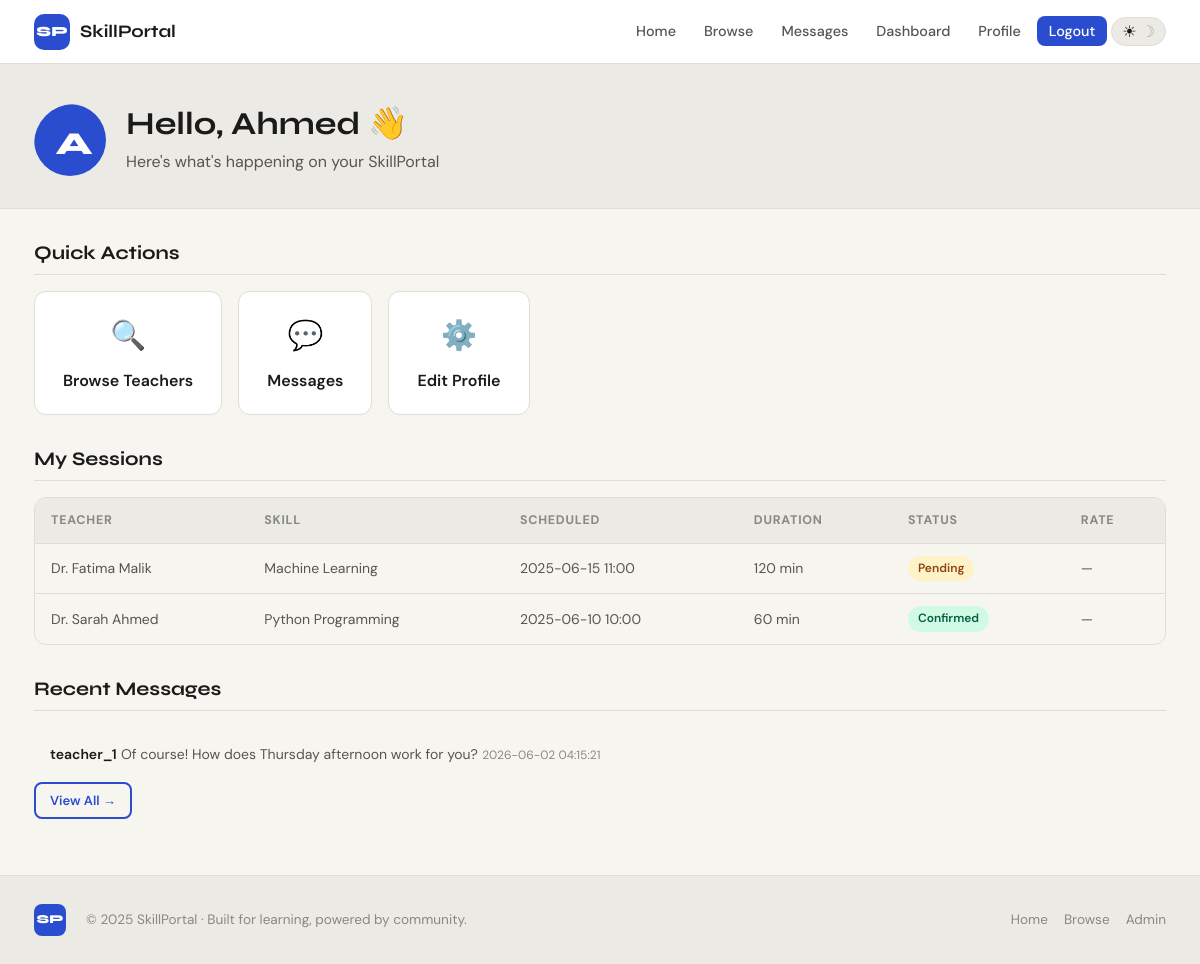
The app's page /dashboard (signed in) with its own data.
### tables this page shows
CREATE TABLE students (
    id          INTEGER PRIMARY KEY AUTOINCREMENT,
    full_name   TEXT    NOT NULL,
    email       TEXT    NOT NULL UNIQUE,
    password    TEXT    NOT NULL,
    profile_pic TEXT    DEFAULT 'default.png',
    created_at  TEXT    DEFAULT (datetime('now'))
);

CREATE TABLE teachers (
    id          INTEGER PRIMARY KEY AUTOINCREMENT,
    full_name   TEXT    NOT NULL,
    email       TEXT    NOT NULL UNIQUE,
    password    TEXT    NOT NULL,
    bio         TEXT    DEFAULT '',
    experience  INTEGER DEFAULT 0 CHECK(experience >= 0),
    hourly_rate REAL    DEFAULT 0.0 CHECK(hourly_rate >= 0),
    profile_pic TEXT    DEFAULT 'default.png',
    created_at  TEXT    DEFAULT (datetime('now'))
);

CREATE TABLE messages (
    id         INTEGER PRIMARY KEY AUTOINCREMENT,
    sender     TEXT    NOT NULL,
    receiver   TEXT    NOT NULL,
    message    TEXT    NOT NULL,
    created_at TEXT    DEFAULT (datetime('now'))
);

### app.py (the view)
@app.route('/dashboard')
@login_required
def dashboard():
    uid = session['user_id']
    my_sessions = query_db(
        """SELECT s.*, t.full_name AS teacher_name
           FROM sessions s JOIN teachers t ON s.teacher_id = t.id
           WHERE s.student_id = ? ORDER BY s.scheduled_at DESC""",
        [uid]
    )
    messages = query_db(
        """SELECT * FROM messages
           WHERE receiver = ? ORDER BY created_at DESC LIMIT 5""",
        [f'student_{uid}']
    )
    student = query_db("SELECT * FROM students WHERE id = ?", [uid], one=True)
    return render_template('dashboard.html',
                           student=student,
                           my_sessions=my_sessions,
                           messages=messages)

### app.py (called while the page is built)
def get_db():
    if 'db' not in g:
        g.db = sqlite3.connect(DATABASE)
        g.db.row_factory = sqlite3.Row
        g.db.execute("PRAGMA foreign_keys = ON")
    return g.db

def query_db(sql, args=(), one=False):
    cur = get_db().execute(sql, args)
    rv  = cur.fetchall()
    return (rv[0] if rv else None) if one else rv

def login_required(f):
    @wraps(f)
    def decorated(*args, **kwargs):
        if 'user_id' not in session:
            flash('Please log in to continue.', 'warning')
            return redirect(url_for('login'))
        return f(*args, **kwargs)
    return decorated

@app.context_processor
def inject_globals():
    return dict(session=session, avg_rating=avg_rating)

### templates/dashboard.html (shortened to what this page needs)
{% extends "layout.html" %}
{% block content %}
<section class="page-hero mini">
  <div class="container">
    <div class="page-hero-inner">
      <div class="avatar-lg">
        {% if student.profile_pic and student.profile_pic != 'default.png' %}
          <img src="{{ url_for('static', filename='uploads/' + student.profile_pic) }}" alt="Avatar" />
        {% else %}
          <div class="avatar-placeholder lg">{{ student.full_name[0] }}</div>
        {% endif %}
      </div>
      <div>
        <h1>Hello, {{ student.full_name.split()[0] }} 👋</h1>
        <p>Here's what's happening on your SkillPortal</p>
      </div>
    </div>
  </div>
</section>
<div class="container dashboard-grid">
  <div class="dash-section">
    <h2 class="section-title">Quick Actions</h2>
    <div class="quick-actions">
      <a href="{{ url_for('teachers') }}" class="qa-card">
        <span class="qa-icon">🔍</span>
        <span>Browse Teachers</span>
      </a>
      <a href="{{ url_for('messages') }}" class="qa-card">
        <span class="qa-icon">💬</span>
        <span>Messages</span>
      </a>
      <a href="{{ url_for('profile') }}" class="qa-card">
        <span class="qa-icon">⚙️</span>
        <span>Edit Profile</span>
      </a>
    </div>
  </div>
  <div class="dash-section">
    <h2 class="section-title">My Sessions</h2>
    {% if my_sessions %}
      <div class="table-wrap">
        <table class="data-table">
          <thead>
            <tr>
              <th>Teacher</th>
              <th>Skill</th>
              <th>Scheduled</th>
              <th>Duration</th>
              <th>Status</th>
              <th>Rate</th>
            </tr>
          </thead>
          <tbody>
            {% for s in my_sessions %}
            <tr>
              <td>{{ s.teacher_name }}</td>
              <td>{{ s.skill }}</td>
              <td>{{ s.scheduled_at }}</td>
              <td>{{ s.duration }} min</td>
              <td><span class="badge badge-{{ s.status }}">{{ s.status }}</span></td>
              <td>
                {% if s.status == 'completed' %}
                  <a href="{{ url_for('rate_teacher', teacher_id=s.teacher_id) }}" class="btn btn-sm btn-outline">★ Rate</a>
                {% else %}—{% endif %}
              </td>
            </tr>
            {% endfor %}
          </tbody>
        </table>
      </div>
    {% else %}
      <div class="empty-state">
        <span class="empty-icon">📅</span>
        <p>No sessions yet. <a href="{{ url_for('teachers') }}">Book your first one!</a></p>
      </div>
    {% endif %}
  </div>
  <div class="dash-section">
    <h2 class="section-title">Recent Messages</h2>
    {% if messages %}
      <ul class="msg-list">
        {% for m in messages %}
          <li class="msg-item">
            <span class="msg-from">{{ m.sender }}</span>
            <span class="msg-body">{{ m.message[:60] }}{% if m.message|length > 60 %}…{% endif %}</span>
            <span class="msg-time">{{ m.created_at }}</span>
          </li>
        {% endfor %}
      </ul>
      <a href="{{ url_for('messages') }}" class="btn btn-outline btn-sm">View All →</a>
    {% else %}
      <div class="empty-state">
        <span class="empty-icon">📭</span>
        <p>No messages yet.</p>
      </div>
    {% endif %}
  </div>
</div>
{% endblock %}

### static/style.css (style rules this page uses)
:root { --bg: #f7f5f0; --bg-2: #eceae4; --bg-card: #ffffff; --text: #1a1a1a; --text-2: #555555; --text-3: #888888; --border: #e0ddd6; --accent: #2a4dd0; --accent-2: #1a3aaa; --accent-lt: #dde4fb; --success: #1da462; --warning: #f59e0b; --danger: #e03535; --radius: 12px; --radius-sm: 8px; --shadow: 0 2px 12px rgba(0,0,0,.08); --shadow-lg: 0 8px 40px rgba(0,0,0,.12); --transition: .2s ease; --nav-h: 64px; }
*, *::before, *::after { box-sizing: border-box; margin: 0; padding: 0; }
html { scroll-behavior: smooth; }
body { font-family: 'DM Sans', sans-serif; background: var(--bg); color: var(--text); line-height: 1.65; min-height: 100vh; transition: background var(--transition), color var(--transition); }
h1,h2,h3,h4,h5 { font-family: 'Syne', sans-serif; font-weight: 700; line-height: 1.2; }
a { color: var(--accent); text-decoration: none; transition: opacity var(--transition); }
.container { max-width: 1180px; margin: 0 auto; padding: 0 24px; }
.btn { display: inline-flex; align-items: center; justify-content: center; gap: 6px; padding: 10px 22px; border-radius: var(--radius-sm); font-family: 'DM Sans', sans-serif; font-weight: 600; font-size: .9rem; cursor: pointer; border: 2px solid transparent; transition: all var(--transition); text-decoration: none; white-space: nowrap; }
.btn-outline { background: transparent; color: var(--accent); border-color: var(--accent); }
.btn-sm { padding: 6px 14px; font-size: .82rem; }
.page-hero { background: var(--bg-2); border-bottom: 1px solid var(--border); padding: 56px 0 40px; }
.page-hero.mini { padding: 40px 0 32px; }
.page-hero h1 { font-size: 2rem; margin-bottom: 6px; }
.page-hero p { color: var(--text-2); }
.page-hero-inner { display: flex; align-items: center; gap: 20px; }
.dashboard-grid { display: flex; flex-direction: column; gap: 32px; padding-top: 32px; padding-bottom: 56px; }
.section-title { font-size: 1.2rem; margin-bottom: 16px; padding-bottom: 10px; border-bottom: 1px solid var(--border); }
.quick-actions { display: flex; gap: 16px; flex-wrap: wrap; }
.qa-card { background: var(--bg-card); border: 1px solid var(--border); border-radius: var(--radius); padding: 20px 28px; display: flex; flex-direction: column; align-items: center; gap: 8px; font-weight: 600; color: var(--text); min-width: 120px; transition: all var(--transition); }
.qa-icon { font-size: 1.8rem; }
.table-wrap { overflow-x: auto; border-radius: var(--radius); border: 1px solid var(--border); }
.data-table { width: 100%; border-collapse: collapse; font-size: .875rem; }
.data-table th { background: var(--bg-2); padding: 12px 16px; text-align: left; font-weight: 700; font-size: .78rem; text-transform: uppercase; letter-spacing: .06em; color: var(--text-3); white-space: nowrap; }
.data-table td { padding: 12px 16px; border-top: 1px solid var(--border); color: var(--text-2); vertical-align: middle; }
.badge { display: inline-block; padding: 3px 10px; border-radius: 20px; font-size: .75rem; font-weight: 600; text-transform: capitalize; }
.badge-pending { background: #fef3c7; color: #92400e; }
.badge-confirmed { background: #d1fae5; color: #065f46; }
.msg-list { list-style: none; display: flex; flex-direction: column; gap: 8px; }
.msg-item { padding: 14px 16px; border-bottom: 1px solid var(--border); transition: background var(--transition); }
.msg-item:last-child { border-bottom: none; }
.msg-from { font-weight: 600; font-size: .875rem; }
.msg-body { color: var(--text-2); font-size: .875rem; }
.msg-time { font-size: .75rem; color: var(--text-3); margin-left: auto; }
.avatar-placeholder { width: 64px; height: 64px; border-radius: 50%; background: var(--accent); color: #fff; font-family: 'Syne', sans-serif; font-weight: 800; font-size: 1.6rem; display: flex; align-items: center; justify-content: center; flex-shrink: 0; }
.avatar-placeholder.lg { width: 80px; height: 80px; font-size: 2rem; }
.avatar-lg { width: 72px; height: 72px; border-radius: 50%; overflow: hidden; flex-shrink: 0; }

### records on screen
students: full_name "A", full_name "Ahmed"
messages: sender "teacher_1", message "Of course! How does Thursday afternoon work for you?", created_at "2026-06-02 04:15:21"

### other values on screen
{{ s.teacher_name }} "Dr. Fatima Malik"
{{ s.skill }} "Machine Learning"
{{ s.scheduled_at }} "2025-06-15 11:00"
{{ s.duration }} "120"
{{ s.status }} "Pending"
{{ s.teacher_name }} "Dr. Sarah Ahmed"
{{ s.skill }} "Python Programming"
{{ s.scheduled_at }} "2025-06-10 10:00"
{{ s.duration }} "60"
{{ s.status }} "Confirmed"
